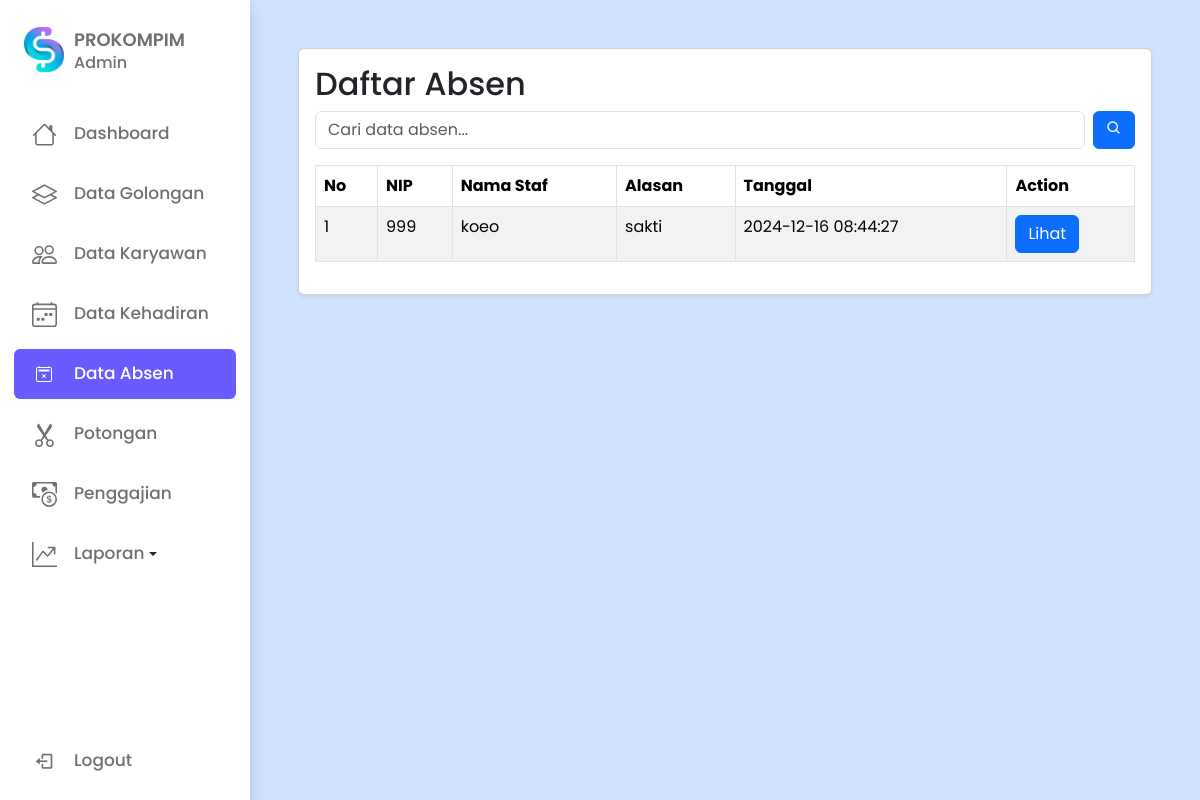
/input_absen.php, run on the app's committed database.
### tables this page shows
CREATE TABLE `absen` (
  `id` int(11) NOT NULL,
  `nip` int(11) NOT NULL,
  `keterangan` char(1) NOT NULL,
  `alasan` varchar(255) NOT NULL,
  `bukti` varchar(255) NOT NULL,
  `waktu` datetime NOT NULL
);

CREATE TABLE `staf` (
  `nip` int(11) NOT NULL,
  `password` varchar(32) NOT NULL,
  `id_golongan` int(11) NOT NULL,
  `nm_staf` text NOT NULL,
  `alamat` varchar(40) NOT NULL,
  `tgl_masuk_kerja` date NOT NULL,
  `no_telp` varchar(13) NOT NULL
);

### input_absen.php (the view, shortened to what this page needs)
<?php
include 'koneksi.php';
?>
<!DOCTYPE html>
<html lang="en">
<head>
    <link rel="stylesheet" href="styles.css">
    <link href='https://unpkg.com/boxicons@2.1.1/css/boxicons.min.css' rel='stylesheet'>
    <link href="https://cdn.jsdelivr.net/npm/bootstrap@5.3.3/dist/css/bootstrap.min.css" rel="stylesheet">
</head>
<body class="bg-primary bg-opacity-25">
    <?php include('sidebar.php') ?>
    <section class="home bg-light bg-opacity-25">
        <div class="ps-5 pe-5 pt-5">
            <div class="row gx-0" style="margin-left: 0; margin-right: 0;">
                <div class="col-md-12 mb-4">
                    <div class="card h-100 shadow-sm">
                        <div class="card-body d-flex flex-column">
                            <div class="form-table">
                                <h2><i class="fas fa-list"></i> Daftar Absen</h2>
                                <div class="form-group mb-3 d-flex">
                                    <input type="text" id="search-input" class="form-control"
                                        placeholder="Cari data absen...">
                                    <button class="btn btn-primary ms-2" type="button">
                                        <i class="bx bx-search"></i>
                                    </button>
                                </div>
                                <table class="table table-striped table-bordered">
                                    <thead class="thead-dark">
                                        <tr>
                                            <th>No</th>
                                            <th>NIP</th>
                                            <th>Nama Staf</th>
                                            <th>Alasan</th>
                                            <th>Tanggal</th>
                                            <th>Action</th>
                                        </tr>
                                    </thead>
                                    <tbody id="kehadiranTableBody">
                                        <?php
                                        $index = 1;
                                        $sql = "SELECT * FROM absen a INNER JOIN staf s ON a.nip = s.nip ORDER BY waktu DESC";
                                        $query = mysqli_query($conn, $sql);
                                        if ($query->num_rows > 0) {
                                            while ($row = $query->fetch_assoc()) {
                                        ?>
                                                <tr>
                                                    <td><?= $index++; ?></td>
                                                    <td><?= $row['nip']; ?></td>
                                                    <td><?= $row['nm_staf']; ?></td>
                                                    <td><?= $row['alasan']; ?></td>
                                                    <td><?= $row['waktu'] ?></td>
                                                    <td>
                                                        <a href="" class="btn btn-primary" data-bs-toggle="modal" data-bs-target="#exampleModal-<?= $row['nip']; ?>">Lihat</a>
                                                    </td>
                                                </tr>
                                        <?php
                                            }
                                        }
                                        ?>
                                    </tbody>
                                </table>
                            </div>
                        </div>
                    </div>
                </div>
            </div>
</body>

### styles.css (style rules this page uses)
* { margin: 0; padding: 0; box-sizing: border-box; font-family: "Poppins", sans-serif; }
:root { --body-color: #e4e9f7; --sidebar-color: #fff; --primary-color: #695cfe; --primary-color-light: #f6f5ff; --toggle-color: #ddd; --text-color: #707070; --tran-03: all 0.2s ease; --tran-03: all 0.3s ease; --tran-04: all 0.3s ease; --tran-05: all 0.3s ease; }
body { min-height: 100vh; background-color: var(--body-color); transition: var(--tran-05); }
.home { position: absolute; top: 0; top: 0; left: 250px; height: 100vh; width: calc(100% - 250px); background-color: var(--body-color); transition: var(--tran-05); }

### data on the page
absen: staf.nip "999", staf.nm_staf "koeo", alasan "sakti", waktu "2024-12-16 08:44:27"
